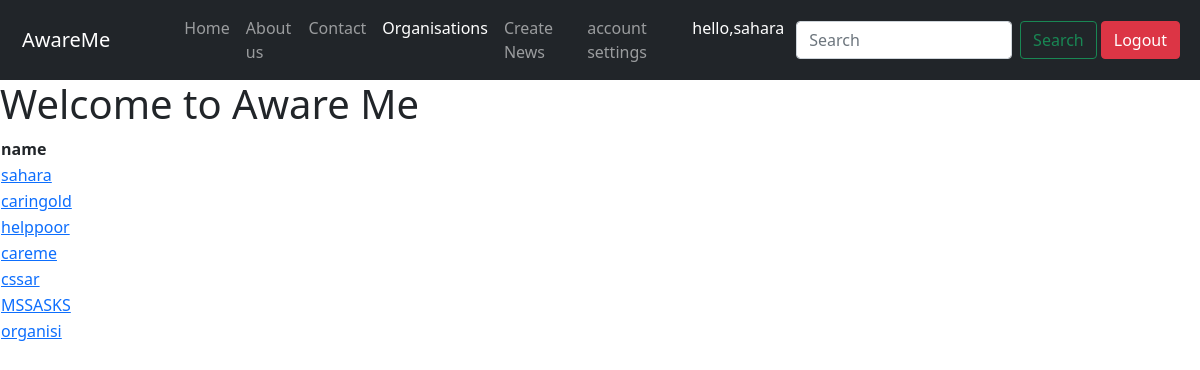
The app's page /awareme/details/ (signed in) with its own data.
### awaremeapp/models.py (models this page shows, shortened)
class OrgDetail(models.Model):
    user=models.OneToOneField(User,null=True,blank=True, on_delete=models.CASCADE)
    mission=models.TextField(blank=True,null=True)
    Contact=models.CharField(max_length=15,null=True)
    portfolio=models.URLField(blank=True,null=True)

### awaremeapp/views.py (the view)
# urls.py: path('details/',views.orgList,name="details"),
@login_required(login_url='login')
def orgList(request):
    Instance1=OrgDetail.objects.all()
    userList = User.objects.values()
    Instance=Instance1.union(userList,all=True)
    return render(request,'awaremeapp/info.html',{'model':Instance1,'userList':userList})

### templates/awaremeapp/info.html
{% extends 'awaremeapp/orgbase.html' %}
{% block organistionactive %} active {% endblock organistionactive %}"
{% block content %}
<h1>Welcome to Aware Me</h1>
<table>
    <thead>
<tr>
    <th>name</th>
</tr>
</thead>
{% for i in model %}
<tr>
    <td><a href="{% url 'org_profile' i.id %}">{{i.user}}</a></td>
</tr>
{% endfor %}
</table>
{% endblock %}

### templates/awaremeapp/orgbase.html (shortened to what this page needs)
{% load static %}
<!DOCTYPE html>
<html lang="en">
<head>
  <link href="https://cdn.jsdelivr.net/npm/bootstrap@5.0.0/dist/css/bootstrap.min.css" rel="stylesheet"
>
</head>
<body>
  <nav class="navbar navbar-expand-lg navbar-dark bg-dark sticky-top ">
    <div class="container-fluid">
      <a class="navbar-brand " style="margin-left:10px;" href="{% url 'listFeed' %}">AwareMe</a>
      <div class="collapse navbar-collapse" id="navbarSupportedContent" style="margin-left:50px;">
        <ul class="navbar-nav me-0 mb-2 mb-lg-0">
          <li class="nav-item">
            <a class="nav-link {% block homeactive %} {% endblock homeactive %}" aria-current="page"
              href="{% url 'listFeed'%}">Home</a>
          </li>
          <li class="nav-item">
            <a class="nav-link {% block aboutactive %} {% endblock aboutactive %}" aria-current="page"
              href="{% url 'aboutus' %}">About us<a>
          </li>
          <li class="nav-item">
            <a class="nav-link {% block contactactive %} {% endblock contactactive %}" aria-current="page"
              href="{% url 'contact' %}">Contact</a>
          </li>
          <li class="nav-item">
            <a class="nav-link {% block organistionactive %} {% endblock organistionactive %}" aria-current="page"
              href="{% url 'details' %}">Organisations</a>
          </li>
          {% for group in request.user.groups.all %}
          {% if group.name == 'NGO' %}
          <li class="nav-item">
            <a class="nav-link" href="{% url 'feed' %}">Create News</a>
          </li>
          <li class="nav-item ">
            <a class="nav-link {% block settingactive %} {% endblock settingactive %}"
              href="{% url 'account_setting' %}">account settings</a>
          </li>
          {%endif%}
          {%endfor%}
          <li class="nav-item ">
            <a class="nav-link active" aria-current="page">hello,{{request.user}}</a>
          </li>
          </ul>
          <form class="d-flex" method="GET" action="{% url 'search' %}">
            <input class="form-control mx-1 " type="search" placeholder="Search" name="query" id="query"
              aria-label="Search">
            <button class="btn btn-outline-success mx-1" type="submit">Search</button>
          </form>
          <div>
            {% if user.is_authenticated %}
              <a class="btn btn-danger me-2 my-2 " href="{% url 'logout' %}">Logout</a>
            {% else %}
              <a  class="btn btn-danger" href="{% url 'login' %}">Login</a>
            {% endif %}
          </div>
      </div>
    </div>
  </nav>
  {% block content %}
  {% endblock %}
</body>
</html>

### records on screen
OrgDetail: user "sahara"
OrgDetail: user "caringold"
OrgDetail: user "helppoor"
OrgDetail: user "careme"
OrgDetail: user "cssar"
OrgDetail: user "MSSASKS"
OrgDetail: user "organisi"

### other values on screen
{{ request.user }} "sahara"
